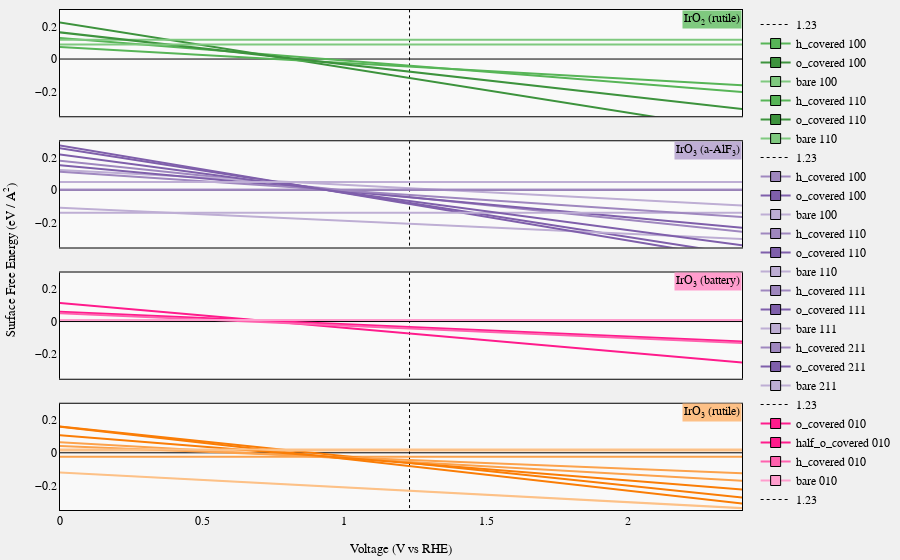

Source (notebook cell):
### Code cell
fig = my_plotly_plot(
    figure=fig,
    layout=None,
    layout_override=None,
    plot_name="TEMP",
    save_dir=None,
    data=None,
    upload_plot=False,
    )

fig.show()

### Figure 1 — Plotly figure (JSON) as saved in the notebook; plotly's stock layout.template omitted (floating-point values rounded to 4 significant figures)
{"data": [{"line": {"color": "black", "dash": "dot", "width": 1}, "mode": "lines", "name": "1.23", "type": "scatter", "x": [1.23, 1.23], "xaxis": "x", "y": [-5, 5], "yaxis": "y"}, {"marker": {"color": "#57b557", "line": {"color": "rgb(0, 0, 0)", "width": 1}, "size": 10, "symbol": "square"}, "mode": "markers+lines", "name": "h_covered 100", "type": "scatter", "x": [-3, 3], "xaxis": "x", "y": [0.5435, -0.2852], "yaxis": "y"}, {"marker": {"color": "#3d933d", "line": {"color": "rgb(0, 0, 0)", "width": 1}, "size": 10, "symbol": "square"}, "mode": "markers+lines", "name": "o_covered 100", "type": "scatter", "x": [-3, 3], "xaxis": "x", "y": [1.053, -0.6046], "yaxis": "y"}, {"marker": {"color": "#7fc97f", "line": {"color": "rgb(0, 0, 0)", "width": 1}, "size": 10, "symbol": "square"}, "mode": "markers+lines", "name": "bare 100", "type": "scatter", "x": [-3, 3], "xaxis": "x", "y": [0.1177, 0.1177], "yaxis": "y"}, {"marker": {"color": "#57b557", "line": {"color": "rgb(0, 0, 0)", "width": 1}, "size": 10, "symbol": "square"}, "mode": "markers+lines", "name": "h_covered 110", "type": "scatter", "x": [-3, 3], "xaxis": "x", "y": [0.3666, -0.2194], "yaxis": "y"}, {"marker": {"color": "#3d933d", "line": {"color": "rgb(0, 0, 0)", "width": 1}, "size": 10, "symbol": "square"}, "mode": "markers+lines", "name": "o_covered 110", "type": "scatter", "x": [-3, 3], "xaxis": "x", "y": [0.7491, -0.4229], "yaxis": "y"}, {"marker": {"color": "#7fc97f", "line": {"color": "rgb(0, 0, 0)", "width": 1}, "size": 10, "symbol": "square"}, "mode": "markers+lines", "name": "bare 110", "type": "scatter", "x": [-3, 3], "xaxis": "x", "y": [0.08948, 0.08948], "yaxis": "y"}, {"line": {"color": "black", "dash": "dot", "width": 1}, "mode": "lines", "name": "1.23", "type": "scatter", "x": [1.23, 1.23], "xaxis": "x2", "y": [-5, 5], "yaxis": "y2"}, {"marker": {"color": "#9f87bf", "line": {"color": "rgb(0, 0, 0)", "width": 1}, "size": 10, "symbol": "square"}, "mode": "markers+lines", "name": "h_covered 100", "type": "scatter", "x": [-3, 3], "xaxis": "x2", "y": [0.7226, -0.3625], "yaxis": "y2"}, {"marker": {"color": "#7f5fab", "line": {"color": "rgb(0, 0, 0)", "width": 1}, "size": 10, "symbol": "square"}, "mode": "markers+lines", "name": "o_covered 100", "type": "scatter", "x": [-3, 3], "xaxis": "x2", "y": [1.07, -0.5573], "yaxis": "y2"}, {"marker": {"color": "#beaed4", "line": {"color": "rgb(0, 0, 0)", "width": 1}, "size": 10, "symbol": "square"}, "mode": "markers+lines", "name": "bare 100", "type": "scatter", "x": [-3, 3], "xaxis": "x2", "y": [0.3947, -0.1478], "yaxis": "y2"}, {"marker": {"color": "#9f87bf", "line": {"color": "rgb(0, 0, 0)", "width": 1}, "size": 10, "symbol": "square"}, "mode": "markers+lines", "name": "h_covered 110", "type": "scatter", "x": [-3, 3], "xaxis": "x2", "y": [0.002765, 0.002765], "yaxis": "y2"}, {"marker": {"color": "#7f5fab", "line": {"color": "rgb(0, 0, 0)", "width": 1}, "size": 10, "symbol": "square"}, "mode": "markers+lines", "name": "o_covered 110", "type": "scatter", "x": [-3, 3], "xaxis": "x2", "y": [0.6304, -0.3247], "yaxis": "y2"}, {"marker": {"color": "#beaed4", "line": {"color": "rgb(0, 0, 0)", "width": 1}, "size": 10, "symbol": "square"}, "mode": "markers+lines", "name": "bare 110", "type": "scatter", "x": [-3, 3], "xaxis": "x2", "y": [0.1314, -0.3462], "yaxis": "y2"}, {"marker": {"color": "#9f87bf", "line": {"color": "rgb(0, 0, 0)", "width": 1}, "size": 10, "symbol": "square"}, "mode": "markers+lines", "name": "h_covered 111", "type": "scatter", "x": [-3, 3], "xaxis": "x2", "y": [0.002911, 0.002911], "yaxis": "y2"}, {"marker": {"color": "#7f5fab", "line": {"color": "rgb(0, 0, 0)", "width": 1}, "size": 10, "symbol": "square"}, "mode": "markers+lines", "name": "o_covered 111", "type": "scatter", "x": [-3, 3], "xaxis": "x2", "y": [1.145, -0.598], "yaxis": "y2"}, {"marker": {"color": "#beaed4", "line": {"color": "rgb(0, 0, 0)", "width": 1}, "size": 10, "symbol": "square"}, "mode": "markers+lines", "name": "bare 111", "type": "scatter", "x": [-3, 3], "xaxis": "x2", "y": [-0.1373, -0.1373], "yaxis": "y2"}, {"marker": {"color": "#9f87bf", "line": {"color": "rgb(0, 0, 0)", "width": 1}, "size": 10, "symbol": "square"}, "mode": "markers+lines", "name": "h_covered 211", "type": "scatter", "x": [-3, 3], "xaxis": "x2", "y": [0.46, -0.2329], "yaxis": "y2"}, {"marker": {"color": "#7f5fab", "line": {"color": "rgb(0, 0, 0)", "width": 1}, "size": 10, "symbol": "square"}, "mode": "markers+lines", "name": "o_covered 211", "type": "scatter", "x": [-3, 3], "xaxis": "x2", "y": [0.9114, -0.4743], "yaxis": "y2"}, {"marker": {"color": "#beaed4", "line": {"color": "rgb(0, 0, 0)", "width": 1}, "size": 10, "symbol": "square"}, "mode": "markers+lines", "name": "bare 211", "type": "scatter", "x": [-3, 3], "xaxis": "x2", "y": [0.05099, 0.05099], "yaxis": "y2"}, {"line": {"color": "black", "dash": "dot", "width": 1}, "mode": "lines", "name": "1.23", "type": "scatter", "x": [1.23, 1.23], "xaxis": "x3", "y": [-5, 5], "yaxis": "y3"}, {"marker": {"color": "#ff1b8c", "line": {"color": "rgb(0, 0, 0)", "width": 1}, "size": 10, "symbol": "square"}, "mode": "markers+lines", "name": "o_covered 010", "type": "scatter", "x": [-3, 3], "xaxis": "x3", "y": [0.5692, -0.3412], "yaxis": "y3"}, {"marker": {"color": "#ff1b8c", "line": {"color": "rgb(0, 0, 0)", "width": 1}, "size": 10, "symbol": "square"}, "mode": "markers+lines", "name": "half_o_covered 010", "type": "scatter", "x": [-3, 3], "xaxis": "x3", "y": [0.2882, -0.167], "yaxis": "y3"}, {"marker": {"color": "#ff61ae", "line": {"color": "rgb(0, 0, 0)", "width": 1}, "size": 10, "symbol": "square"}, "mode": "markers+lines", "name": "h_covered 010", "type": "scatter", "x": [-3, 3], "xaxis": "x3", "y": [0.2782, -0.177], "yaxis": "y3"}, {"marker": {"color": "#ff9dcd", "line": {"color": "rgb(0, 0, 0)", "width": 1}, "size": 10, "symbol": "square"}, "mode": "markers+lines", "name": "bare 010", "type": "scatter", "x": [-3, 3], "xaxis": "x3", "y": [0.008791, 0.008791], "yaxis": "y3"}, {"line": {"color": "black", "dash": "dot", "width": 1}, "mode": "lines", "name": "1.23", "type": "scatter", "x": [1.23, 1.23], "xaxis": "x4", "y": [-5, 5], "yaxis": "y4"}, {"marker": {"color": "#fca24c", "line": {"color": "rgb(0, 0, 0)", "width": 1}, "size": 10, "symbol": "square"}, "mode": "markers+lines", "name": "h_covered 001", "type": "scatter", "x": [-3, 3], "xaxis": "x4", "y": [-0.02403, -0.02403], "yaxis": "y4"}, {"marker": {"color": "#fa7d06", "line": {"color": "rgb(0, 0, 0)", "width": 1}, "size": 10, "symbol": "square"}, "mode": "markers+lines", "name": "o_covered 001", "type": "scatter", "x": [-3, 3], "xaxis": "x4", "y": [0.7053, -0.3828], "yaxis": "y4"}, {"marker": {"color": "#fdc187", "line": {"color": "rgb(0, 0, 0)", "width": 1}, "size": 10, "symbol": "square"}, "mode": "markers+lines", "name": "bare 001", "type": "scatter", "x": [-3, 3], "xaxis": "x4", "y": [0.1512, -0.3929], "yaxis": "y4"}, {"marker": {"color": "#fca24c", "line": {"color": "rgb(0, 0, 0)", "width": 1}, "size": 10, "symbol": "square"}, "mode": "markers+lines", "name": "h_covered 100", "type": "scatter", "x": [-3, 3], "xaxis": "x4", "y": [0.3566, -0.2292], "yaxis": "y4"}, {"marker": {"color": "#fa7d06", "line": {"color": "rgb(0, 0, 0)", "width": 1}, "size": 10, "symbol": "square"}, "mode": "markers+lines", "name": "o_covered 100", "type": "scatter", "x": [-3, 3], "xaxis": "x4", "y": [0.7446, -0.427], "yaxis": "y4"}, {"marker": {"color": "#fdc187", "line": {"color": "rgb(0, 0, 0)", "width": 1}, "size": 10, "symbol": "square"}, "mode": "markers+lines", "name": "bare 100", "type": "scatter", "x": [-3, 3], "xaxis": "x4", "y": [0.01456, 0.01456], "yaxis": "y4"}, {"marker": {"color": "#fca24c", "line": {"color": "rgb(0, 0, 0)", "width": 1}, "size": 10, "symbol": "square"}, "mode": "markers+lines", "name": "h_covered 110", "type": "scatter", "x": [-3, 3], "xaxis": "x4", "y": [0.2483, -0.1659], "yaxis": "y4"}, {"marker": {"color": "#fa7d06", "line": {"color": "rgb(0, 0, 0)", "width": 1}, "size": 10, "symbol": "square"}, "mode": "markers+lines", "name": "o_covered 110", "type": "scatter", "x": [-3, 3], "xaxis": "x4", "y": [0.5217, -0.3068], "yaxis": "y4"}, {"marker": {"color": "#fdc187", "line": {"color": "rgb(0, 0, 0)", "width": 1}, "size": 10, "symbol": "square"}, "mode": "markers+lines", "name": "bare 110", "type": "scatter", "x": [-3, 3], "xaxis": "x4", "y": [0.02069, 0.02069], "yaxis": "y4"}], "layout": {"annotations": [{"font": {"size": 13.33}, "showarrow": false, "text": "Voltage (V vs RHE)", "x": 0.5, "xanchor": "center", "xref": "paper", "y": 0, "yanchor": "top", "yref": "paper", "yshift": -30}, {"font": {"size": 13.33}, "showarrow": false, "text": "Surface Free Energy (eV / A<sup>2</sup>)", "textangle": -90, "x": 0, "xanchor": "right", "xref": "paper", "xshift": -40, "y": 0.5, "yanchor": "middle", "yref": "paper"}, {"bgcolor": "#7FC97F", "font": {"color": "black", "family": "Arial", "size": 12}, "opacity": 1, "showarrow": false, "text": "IrO<sub>2</sub> (rutile)", "x": 2.4, "xanchor": "right", "xref": "x", "xshift": 0.4, "y": 0.3, "yanchor": "top", "yref": "y", "yshift": 0.5}, {"bgcolor": "#BEAED4", "font": {"color": "black", "family": "Arial", "size": 12}, "opacity": 1, "showarrow": false, "text": "IrO<sub>3</sub> (a-AlF<sub>3</sub>)", "x": 2.4, "xanchor": "right", "xref": "x2", "xshift": 0.4, "y": 0.3, "yanchor": "top", "yref": "y2", "yshift": 0.5}, {"bgcolor": "#ff9dcd", "font": {"color": "black", "family": "Arial", "size": 12}, "opacity": 1, "showarrow": false, "text": "IrO<sub>3</sub> (battery)", "x": 2.4, "xanchor": "right", "xref": "x3", "xshift": 0.4, "y": 0.3, "yanchor": "top", "yref": "y3", "yshift": 0.5}, {"bgcolor": "#FDC086", "font": {"color": "black", "family": "Arial", "size": 12}, "opacity": 1, "showarrow": false, "text": "IrO<sub>3</sub> (rutile)", "x": 2.4, "xanchor": "right", "xref": "x4", "xshift": 0.4, "y": 0.3, "yanchor": "top", "yref": "y4", "yshift": 0.5}], "autosize": true, "font": {"color": "black", "family": "Arial"}, "margin": {"b": 50, "l": 60, "r": 5, "t": 10}, "paper_bgcolor": "rgba(240,240,240,0.95)", "plot_bgcolor": "rgba(250,250,250,0.98)", "xaxis": {"anchor": "y", "domain": [0, 1], "linecolor": "black", "matches": "x4", "mirror": true, "range": [0, 2.4], "showgrid": false, "showline": true, "showticklabels": false, "tickfont": {"size": 12}, "type": "linear", "zeroline": true, "zerolinecolor": "black", "zerolinewidth": 1}, "xaxis2": {"anchor": "y2", "domain": [0, 1], "linecolor": "black", "matches": "x4", "mirror": true, "range": [0, 2.4], "showgrid": false, "showline": true, "showticklabels": false, "tickfont": {"size": 12}, "type": "linear", "zeroline": true, "zerolinecolor": "black", "zerolinewidth": 1}, "xaxis3": {"anchor": "y3", "domain": [0, 1], "linecolor": "black", "matches": "x4", "mirror": true, "range": [0, 2.4], "showgrid": false, "showline": true, "showticklabels": false, "tickfont": {"size": 12}, "type": "linear", "zeroline": true, "zerolinecolor": "black", "zerolinewidth": 1}, "xaxis4": {"anchor": "y4", "domain": [0, 1], "linecolor": "black", "mirror": true, "range": [0, 2.4], "showgrid": false, "showline": true, "tickfont": {"size": 12}, "type": "linear", "zeroline": true, "zerolinecolor": "black", "zerolinewidth": 1}, "yaxis": {"anchor": "x", "domain": [0.7875, 1], "linecolor": "black", "mirror": true, "range": [-0.35, 0.3], "showgrid": false, "showline": true, "tickfont": {"size": 12}, "type": "linear", "zeroline": true, "zerolinecolor": "black", "zerolinewidth": 1}, "yaxis2": {"anchor": "x2", "domain": [0.525, 0.7375], "linecolor": "black", "mirror": true, "range": [-0.35, 0.3], "showgrid": false, "showline": true, "tickfont": {"size": 12}, "type": "linear", "zeroline": true, "zerolinecolor": "black", "zerolinewidth": 1}, "yaxis3": {"anchor": "x3", "domain": [0.2625, 0.475], "linecolor": "black", "mirror": true, "range": [-0.35, 0.3], "showgrid": false, "showline": true, "tickfont": {"size": 12}, "type": "linear", "zeroline": true, "zerolinecolor": "black", "zerolinewidth": 1}, "yaxis4": {"anchor": "x4", "domain": [0, 0.2125], "linecolor": "black", "mirror": true, "range": [-0.35, 0.3], "showgrid": false, "showline": true, "tickfont": {"size": 12}, "type": "linear", "zeroline": true, "zerolinecolor": "black", "zerolinewidth": 1}}}
